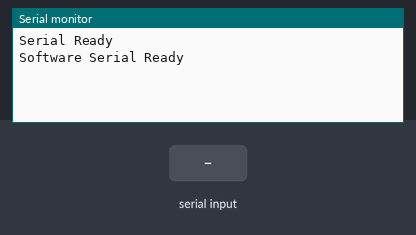
This sketch was run on a simulated Arduino Uno, built with avr-gcc and run on an emulated ATmega328P. Parts: the last lines printed to the serial monitor. The test bench sets the inputs (shaded band).

Above: at 1.2 s.
1.3 s: "1" received over the second serial link
At 1.9 s:
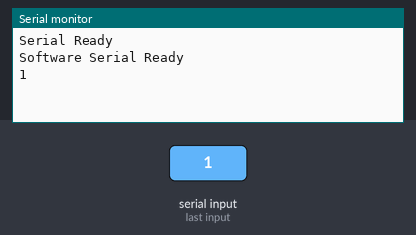
2.8 s: "0" received over the second serial link
At 4.2 s:
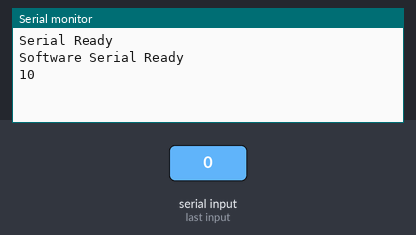

The sketch:

gsmAT.ino
```cpp
// (licence header left out)
#include <SoftwareSerial.h>
#define RX 2
#define TX 3

SoftwareSerial ss = SoftwareSerial(TX, RX); //initialize software serial
char inChar = 0;
void setup() {

    Serial.begin(9600);
    Serial.println("Serial Ready");
    ss.begin(9600);
    Serial.println("Software Serial Ready");
}
void loop() {
    if (ss.available()){
        inChar = ss.read();
        Serial.write(inChar);
        delay(20);
    }
    if (Serial.available()>0){
        ss.write(Serial.read());
    }
}
```

Measured:
- after the input at 1.3 s, the serial monitor: prints a new line at once (image 1)
- after the input at 2.8 s, the serial monitor: prints a new line at once (image 2)
